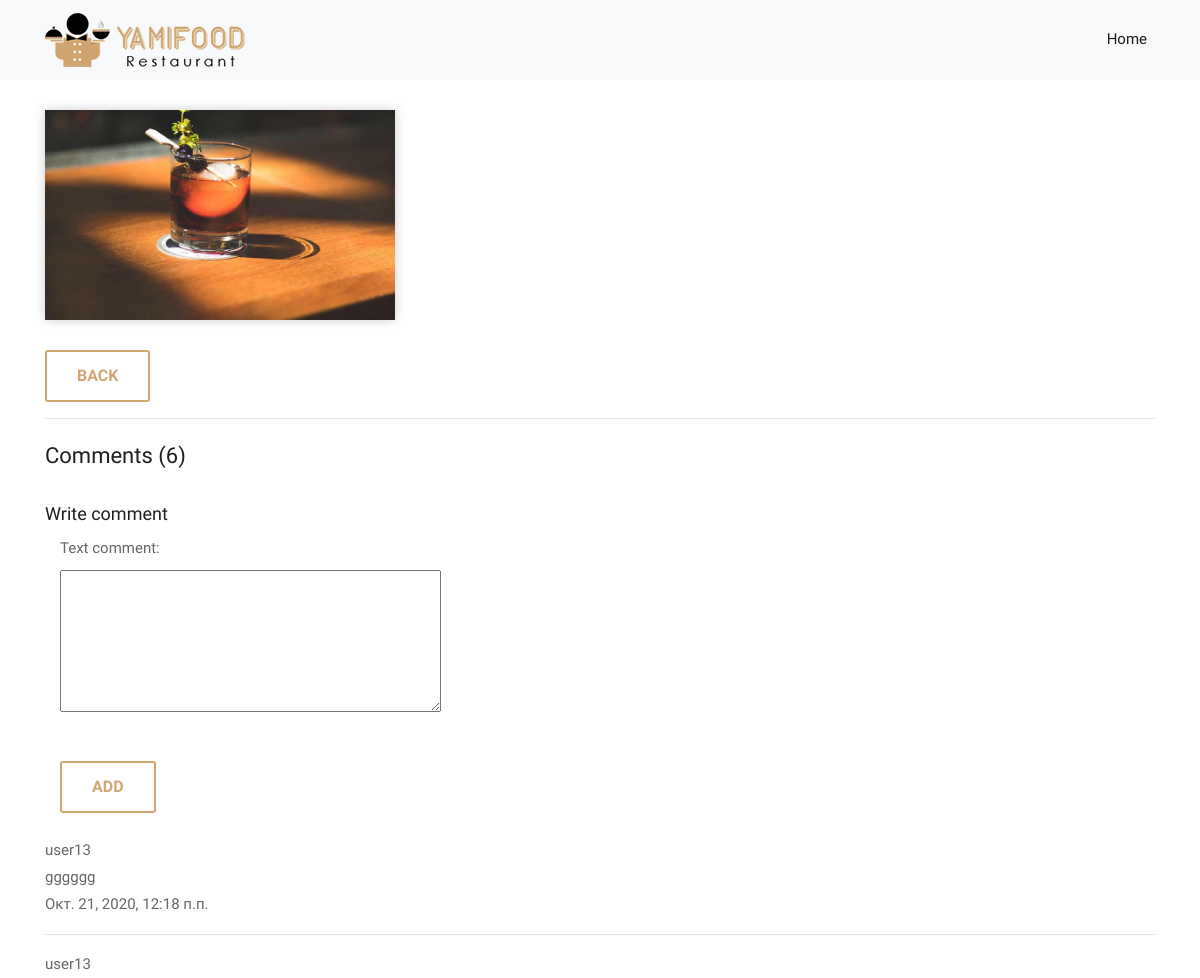
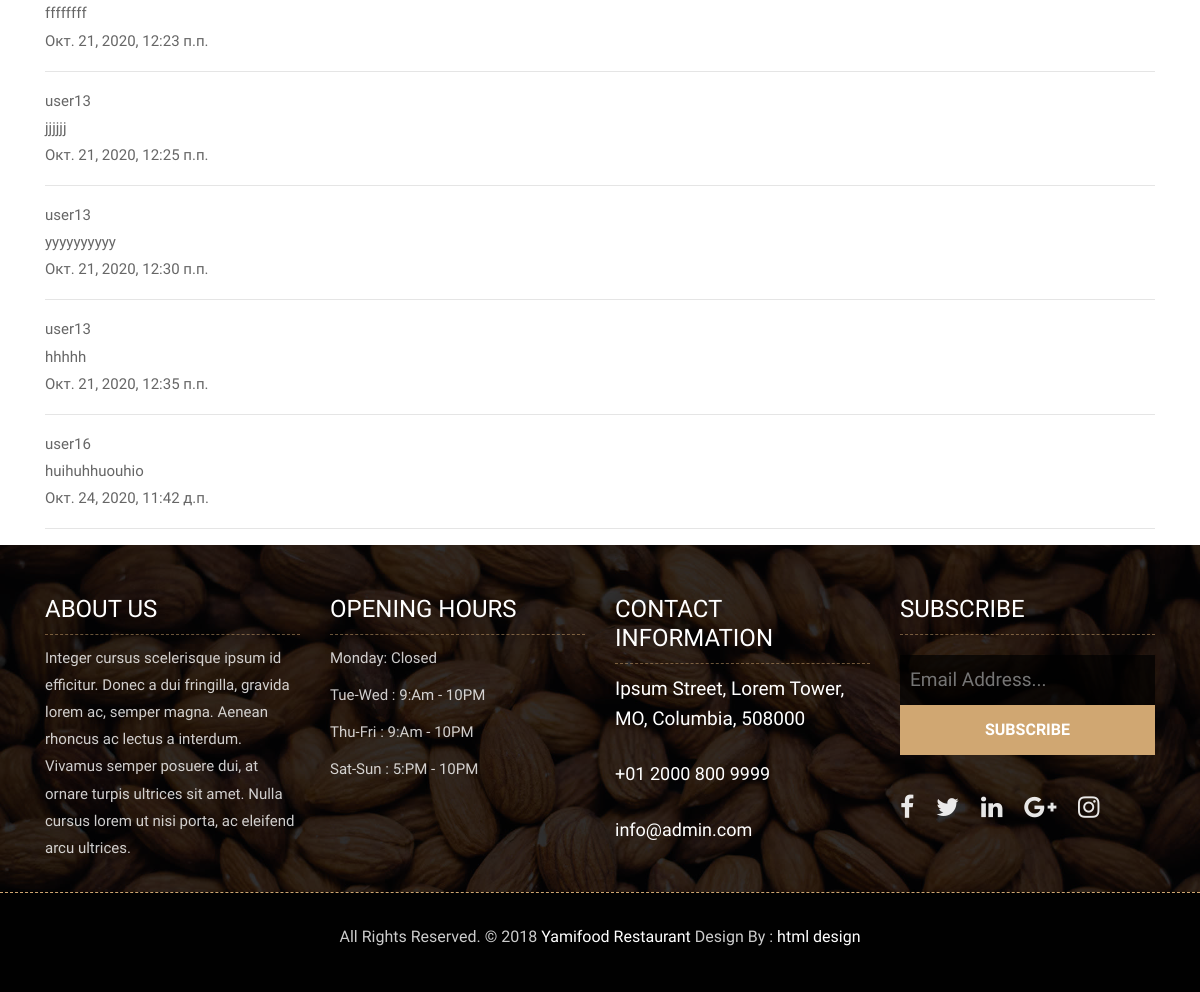
The page /order/9 on the database its author committed (2 pictures, top to bottom).
### foods/models.py (models this page shows, shortened)
class Foods(models.Model):
    author = models.ForeignKey(User, on_delete = models.CASCADE, verbose_name = 'Owner', blank = True,null = True)
    name = models.CharField(max_length = 50)
    description = models.TextField()
    price = models.IntegerField()
    class Meta:
        verbose_name_plural = 'Foods'

class Comments(models.Model):
    food = models.ForeignKey(Foods, on_delete = models.CASCADE, verbose_name = 'Food', blank = True,null = True, related_name = 'comments_food')
    author = models.ForeignKey(User, on_delete = models.CASCADE, verbose_name = 'Author comment', blank = True,null = True)
    create_date = models.DateTimeField(auto_now = True)
    text = models.TextField(verbose_name = 'Text comment')
    status = models.BooleanField(verbose_name = 'Status comment', default = False)
    class Meta:
        verbose_name_plural = 'Comments'

### foods/views.py (the view, shortened to what this page needs)
# urls.py: path('order/<int:pk>', views.HomeDetailView.as_view(), name="order"),
class HomeDetailView(FormMixin,DetailView,CustomsuccessMessageMixin):
    model = Foods
    template_name = 'order.html'
    context_object_name =  'get_food'
    form_class = CommentForm
    success_msg = 'Comment Successfully added'

### foods/forms.py
class CommentForm(forms.ModelForm):
    class Meta:
        model = Comments
        fields = ('text',)
    def __init__(self,*args,**kwargs):
        super().__init__(*args,**kwargs)
        for field in self.fields:
            self.fields[field].widget.attrs['class'] = 'form-control'
        self.fields[field].widget = Textarea(attrs={'rows':5})

### foods/templates/order.html (shortened to what this page needs)
{% load static %}
<!DOCTYPE html>
<html lang="ru">
<head>
    <link rel="stylesheet" type="text/css" href="{% static 'css/style.css' %}">
    <link rel="stylesheet" href="{% static 'css/bootstrap.min.css' %}">
    <link rel="stylesheet" href="{% static 'css/style.css' %}">
    <link rel="stylesheet" href="{% static 'css/responsive.css' %}">
    <link rel="stylesheet" href="{% static 'css/custom.css' %}">
</head>
<body>
		<nav class="navbar navbar-expand-lg navbar-light bg-light">
			<div class="container">
				<a class="navbar-brand" href="index.html">
					<img src="{% static 'images/logo.png' %}" alt="" />
				</a>
				<div class="collapse navbar-collapse" id="navbars-rs-food">
					<ul class="navbar-nav ml-auto">
						<li class="nav-item active"><a class="nav-link" href="/">Home</a></li>
					</ul>
				</div>
			</div>
		</nav>
        <div class="container">
			<div class="row special-list">
				<div class="col-lg-4 col-md-6 special-grid drinks">
					<div class="gallery-single fix">
						<img src="{% static 'images/img-01.jpg' %}" class="img-fluid" alt="Image">
					</div>
					<a class="btn btn-common" href="/">Back</a>
				</div>
			</div>
			<hr>
			<h2 class="mt-4">Comments ({{ get_food.comments_food.all.count }})</h2>
			<h3 class="mt-4">Write comment</h3>
			<div class="col-4 mb-4">
				<form id="add_form" method="post">
					{{ form.as_p }}
				</form>
				<button form="add_form" type="submit" class="btn btn-common mt-4">Add</button>
			</div>
			{% for item in get_food.comments_food.all %}
			{{ item.author }}<br>
			{{ item.text }}<br>
			{{ item.create_date }}<br>
			<hr>
			{% endfor %}
        </div>
	<footer class="footer-area bg-f">
		<div class="container">
			<div class="row">
				<div class="col-lg-3 col-md-6">
					<h3>About Us</h3>
					<p>Integer cursus scelerisque ipsum id efficitur. Donec a dui fringilla, gravida lorem ac, semper magna. Aenean rhoncus ac lectus a interdum. Vivamus semper posuere dui, at ornare turpis ultrices sit amet. Nulla cursus lorem ut nisi porta, ac eleifend arcu ultrices.</p>
				</div>
				<div class="col-lg-3 col-md-6">
					<h3>Opening hours</h3>
					<p><span class="text-color">Monday: </span>Closed</p>
					<p><span class="text-color">Tue-Wed :</span> 9:Am - 10PM</p>
					<p><span class="text-color">Thu-Fri :</span> 9:Am - 10PM</p>
					<p><span class="text-color">Sat-Sun :</span> 5:PM - 10PM</p>
				</div>
				<div class="col-lg-3 col-md-6">
					<h3>Contact information</h3>
					<p class="lead">Ipsum Street, Lorem Tower, MO, Columbia, 508000</p>
					<p class="lead"><a href="#">+01 2000 800 9999</a></p>
					<p><a href="#"> info@admin.com</a></p>
				</div>
				<div class="col-lg-3 col-md-6">
					<h3>Subscribe</h3>
					<div class="subscribe_form">
						<form class="subscribe_form">
							<input name="EMAIL" id="subs-email" class="form_input" placeholder="Email Address..." type="email">
							<button type="submit" class="submit">SUBSCRIBE</button>
						</form>
					</div>
					<ul class="list-inline f-social">
						<li class="list-inline-item"><a href="#"><i class="fa fa-facebook" aria-hidden="true"></i></a></li>
						<li class="list-inline-item"><a href="#"><i class="fa fa-twitter" aria-hidden="true"></i></a></li>
						<li class="list-inline-item"><a href="#"><i class="fa fa-linkedin" aria-hidden="true"></i></a></li>
						<li class="list-inline-item"><a href="#"><i class="fa fa-google-plus" aria-hidden="true"></i></a></li>
						<li class="list-inline-item"><a href="#"><i class="fa fa-instagram" aria-hidden="true"></i></a></li>
					</ul>
				</div>
			</div>
		</div>
		<div class="copyright">
			<div class="container">
				<div class="row">
					<div class="col-lg-12">
						<p class="company-name">All Rights Reserved. &copy; 2018 <a href="#">Yamifood Restaurant</a> Design By :
					<a href="https://html.design/">html design</a></p>
					</div>
				</div>
			</div>
		</div>
	</footer>
</body>
</html>

### static/css/style.css (style rules this page uses)
body { color: #666666; font-size: 15px; font-family: 'Athiti', sans-serif; line-height: 1.80857; }
a { color: #1f1f1f; text-decoration: none !important; outline: none !important; -webkit-transition: all .3s ease-in-out; -moz-transition: all .3s ease-in-out; -ms-transition: all .3s ease-in-out; -o-transition: all .3s ease-in-out; transition: all .3s ease-in-out; }
h1, h2, h3, h4, h5, h6 { letter-spacing: 0; font-weight: normal; position: relative; padding: 0 0 10px 0; font-weight: normal; line-height: 120% !important; color: #1f1f1f; margin: 0 }
h2 { font-size: 22px }
h3 { font-size: 18px }
a { color: #1f1f1f; text-decoration: none; outline: none; }
a, .btn { text-decoration: none !important; outline: none !important; -webkit-transition: all .3s ease-in-out; -moz-transition: all .3s ease-in-out; -ms-transition: all .3s ease-in-out; -o-transition: all .3s ease-in-out; transition: all .3s ease-in-out; }
.lead { font-size: 18px; line-height: 30px; color: #767676; margin: 0; padding: 0; }
ul, li, ol { list-style: none; margin: 0px; padding: 0px; }
.btn { text-transform: uppercase; padding: 19px 36px; }
.btn { display: inline-block; font-weight: 600; text-align: center; white-space: nowrap; vertical-align: middle; -webkit-user-select: none; -moz-user-select: none; -ms-user-select: none; user-select: none; border: 2px solid transparent; padding: 12px 30px; font-size: 16px; line-height: 1.5; border-radius: .1875rem; transition: color .15s ease-in-out, background-color .15s ease-in-out, border-color .15s ease-in-out, box-shadow .15s ease-in-out; }
.gallery-single { margin: 30px 0px; }
.gallery-single { position: relative; overflow: hidden; -webkit-box-shadow: 0 0 10px #ccc; box-shadow: 0 0 10px #ccc; }
.footer-area { padding-top: 50px; padding-bottom: 0px; }
.bg-f { background-image: url("../images/footer-bg.jpg"); background-attachment: scroll; background-clip: initial; background-color: rgba(0, 0, 0, 0); background-origin: initial; background-position: center center; background-repeat: no-repeat; background-size: cover; position: relative; }
.bg-f::before { background: #010101; content: ""; height: 100%; left: 0; position: absolute; top: 0; width: 100%; z-index: 1; opacity: 0.8; }
.footer-area .container { position: relative; z-index: 1; }
.footer-area h3 { color: #ffffff; text-transform: uppercase; font-size: 24px; border-bottom: 1px dashed rgba(207, 166, 113, 0.5); margin-bottom: 10px; }
.footer-area p { font-size: 15px; color: rgba(255, 255, 255, 0.8); margin: 0; padding-bottom: 10px; }
.footer-area p.lead { font-size: 19px; color: #ffffff; margin-bottom: 15px; }
.footer-area p.lead a { color: #ffffff; margin-bottom: 15px; }
.footer-area p a { font-size: 18px; color: #ffffff; }
.subscribe_form { display: block; text-align: center; padding: 5px 0; }
.subscribe_form .form_input { display: block; background-color: rgba(0,0,0,0.7); color: #fff; border: none; font-size: 19px; line-height: 50px; padding: 0 10px; float: left; width: 100%; transition: all 0.5s ease-in-out; }
.subscribe_form .submit { background-color: #d0a772; color: #fff; font-size: 16px; font-weight: 600; line-height: 50px; display: inline-block; padding: 0 10px; float: left; width: 100%; border: none; cursor: pointer; transition: all 0.5s ease-in-out; }
.f-social { padding-bottom: 10px; margin: 0px; margin-top: 20px; }
.f-social li a { font-size: 25px; color: rgba(255, 255, 255, 0.9); margin-right: 10px; }
.copyright { margin-top: 20px; position: relative; display: block; background-color: #010101; border-top: 1px dashed rgba(207, 166, 113); padding: 30px 0; z-index: 1; }
.copyright .company-name { font-size: 16px; text-align: center; }
.copyright .company-name a { font-size: 16px; }
.btn.btn-common { color: #d0a772; background-color: transparent; background-image: none; border-color: #cfa671; }

### rows shown on the page
Foods: comments_food.all.count "6"
Comments: author "user13", text "gggggg", create_date "Окт. 21, 2020, 12:18 п.п."
Comments: author "user13", text "ffffffff", create_date "Окт. 21, 2020, 12:23 п.п."
Comments: author "user13", text "jjjjjj", create_date "Окт. 21, 2020, 12:25 п.п."
Comments: author "user13", text "yyyyyyyyyy", create_date "Окт. 21, 2020, 12:30 п.п."
Comments: author "user13", text "hhhhh", create_date "Окт. 21, 2020, 12:35 п.п."
Comments: author "user16", text "huihuhhuouhio", create_date "Окт. 24, 2020, 11:42 д.п."
